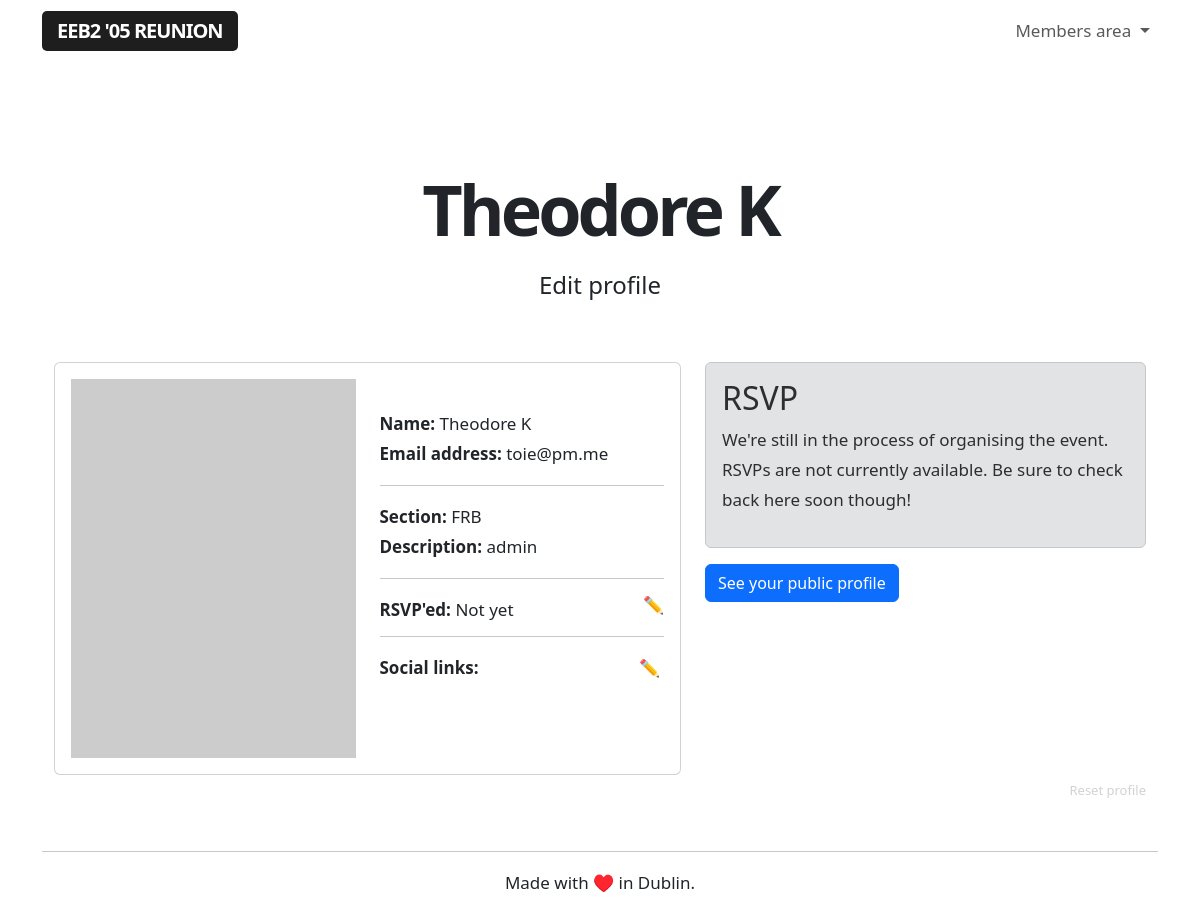
Before: /user/1 (signed in) with the older database file.
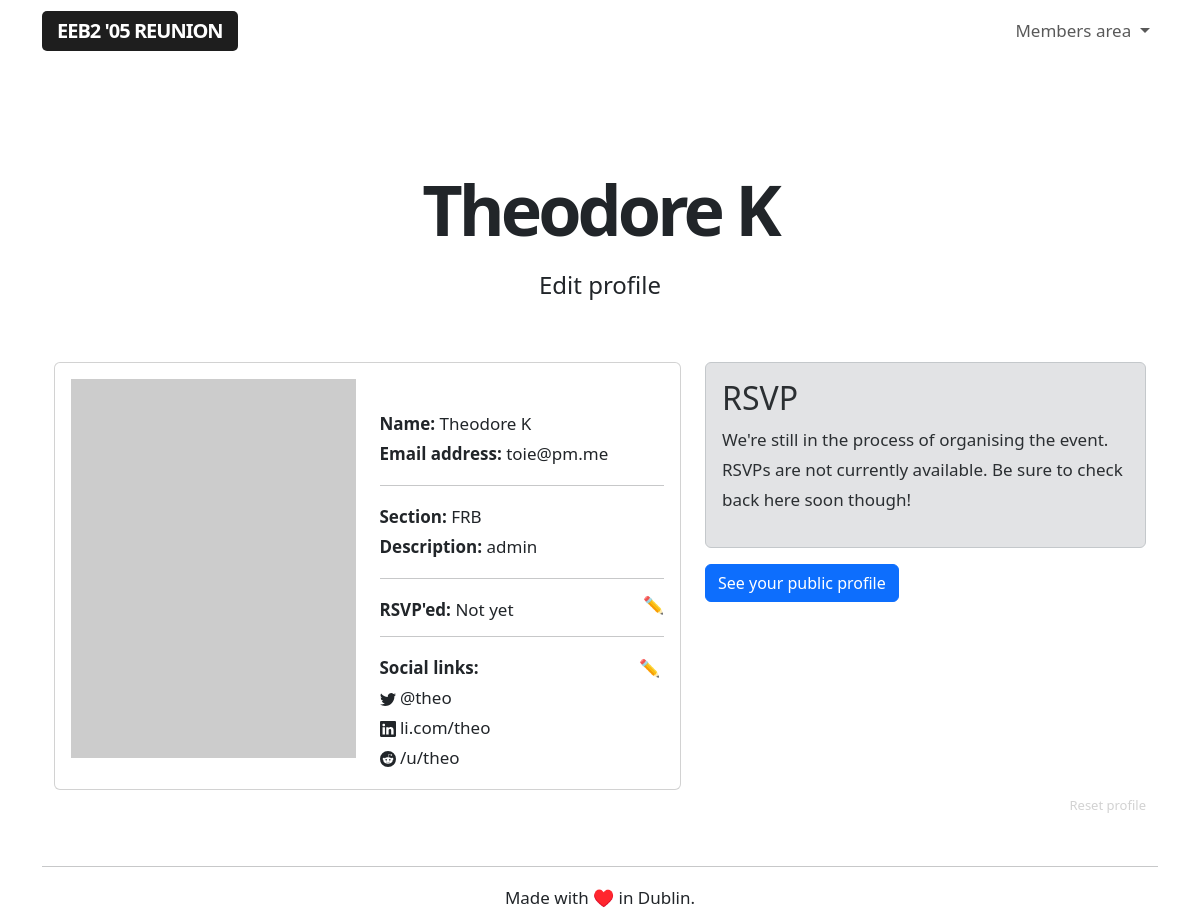
After: the same page with the newer database file.
### app/models.py (models this page shows, shortened)
class User(UserMixin, db.Model):
    id = db.Column(db.Integer, primary_key=True)
    username = db.Column(db.String(64), index=True, unique=True)
    name = db.Column(db.String(64), index=True, unique=False)
    section = db.Column(db.String(64), index=True, unique=False)
    email = db.Column(db.String(120), index=True, unique=True)
    password_hash = db.Column(db.String(128))
    role = db.Column(db.String(64), index=True, unique=False)
    rsvp = db.Column(db.String(64), index=True, unique=False)
    facebook = db.Column(db.String(64), index=True, unique=False)
    twitter = db.Column(db.String(64), index=True, unique=False)
    instagram = db.Column(db.String(64), index=True, unique=False)
    linkedin = db.Column(db.String(64), index=True, unique=False)
    snapchat = db.Column(db.String(64), index=True, unique=False)
    reddit = db.Column(db.String(64), index=True, unique=False)
    mastodon = db.Column(db.String(64), index=True, unique=False)
    tiktok = db.Column(db.String(64), index=True, unique=False)

### app/routes.py (the view)
@app.route('/user/<userid>', methods=['GET'])
@login_required
def user(userid):
    user = User.query.filter_by(id=userid).first()
    guest = Guest.query.filter_by(email=user.email).first()
    if user.name:
        if guest is None and user.id == current_user.id:
            return render_template('profile.html', user=user, userid=userid)
        elif user.id == current_user.id :
            return render_template('profile.html', user=user, userid=userid, guestid = guest.id)
        elif guest is None and current_user.role == 'admin':
            return render_template('profile.html', user=user, userid=userid)
        elif current_user.role == 'admin' :
            return render_template('profile.html', user=user, userid=userid, guestid = guest.id)
        else:
            flash("You don't have permission to access this profile.")
            return redirect(url_for('user', userid=current_user.id))
    elif guest is None:
        flash('Take a few seconds to complete your profile.')
        return redirect(url_for('selectrole', userid=userid))

### app/models.py (called while the page is built)
@login.user_loader
def load_user(id):
    return User.query.get(int(id))

### app/templates/profile.html (shortened to what this page needs)
{% extends "base.html" %}
{% block content %}
<div class="title">
    {% if current_user.role == 'admin' %}
        <h1>{{ user.name }}</h1>
        <h4>Edit profile</h4>
    {% else %}
        <h1>Your profile</h1>
        <h4>Hello {% if current_user.name %} there {{ user.name }}.{% else %}stranger.{% endif %}
    {% endif %}
</div>
<div class="container profile">
  <div class="row align-items-start">
    <div class="col-7">
        <div class="card">
            <div class="card-body">
                <div class="row align-items-start">
                    <div class="col-6">
                        <img class="placeholderimage" src="https://dummyimage.com/600x800/c2c2c2/fff.jpg&text=Profile+placeholder">
                    </div>
                    <div class="col-6">
                        <br>
                        <b>Name:</b> {{ user.name }}
                        <br>
                        <b>Email address:</b> {{ user.username }}
                        <hr>
                        {% if current_user.section %}
                        <b>Section:</b> {{ user.section }}
                        <br>
                        {% endif %}
                        <b>Description:</b> {{ user.role }}
                        <hr>
                        <b>RSVP'ed:</b> {{ user.rsvp }}
                        <br>
                        <p><a href="#" class="nolinkdecoration align-right edit-rsvp">✏️</a></p>
                        <hr>
                        <div class="editsociallinks align-items-end">
                            <a href="{{ url_for('socialLinks', userid=userid) }}" class="nolinkdecoration">✏️</a>
                        </div>
                        <b>Social links:</b>
                        <br>
                        {% if user.twitter %}
                         {{ user.twitter}}
                        <br>
                        {% endif %}
                        {% if user.linkedin %}
                         {{ user.linkedin}}
                        <br>
                        {% endif %}
                        {% if user.reddit %}
                         {{ user.reddit}}
                        <br>
                        {% endif %}
                    </div>
                </div>
            </div>
        </div>
    </div>
    <div class="col-5">
        <div class="alert alert-secondary">
            <h2>RSVP</h2>
            <p>We're still in the process of organising the event. RSVPs are not currently available. Be sure to check back here soon though!</p>
        </div>
        {% if user.role == 'admin' %}
        <div>
            <a class="btn btn-primary" href="{{ url_for('public', guestid=guestid) }}" role="button">See your public profile</a>
        </div>
        {% endif %}
      </div>
    </div>
            <a href="{{ url_for('resetProfile', userid=userid) }}" class="resetprofile align-right"> Reset profile</a>
</div>
{% endblock %}

Changed rows visible on the page:
changed User "Theodore K": twitter (not shown) → "@theo"; linkedin (not shown) → "li.com/theo"; reddit (not shown) → "/u/theo"
